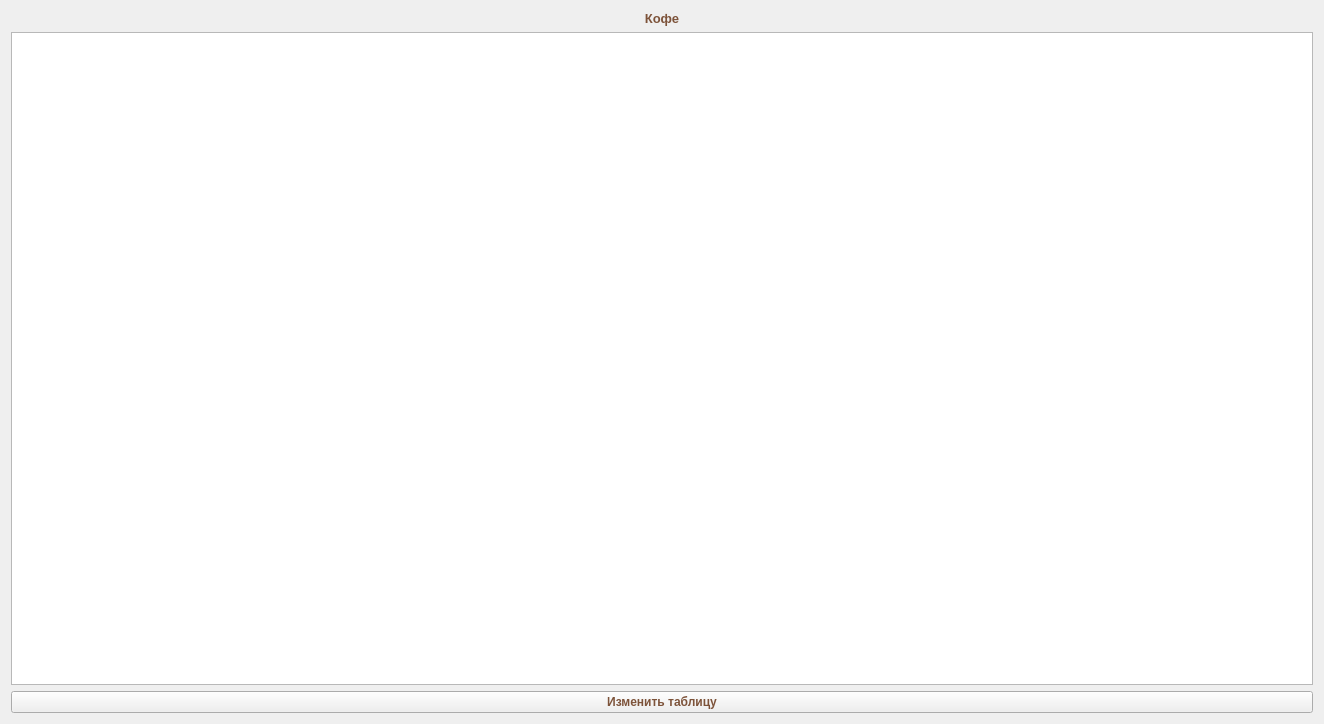
<?xml version="1.0" encoding="UTF-8"?>
<ui version="4.0">
 <class>Form</class>
 <widget class="QWidget" name="Form">
  <property name="geometry">
   <rect>
    <x>0</x>
    <y>0</y>
    <width>1324</width>
    <height>724</height>
   </rect>
  </property>
  <property name="font">
   <font>
    <weight>75</weight>
    <bold>true</bold>
   </font>
  </property>
  <property name="windowTitle">
   <string>Form</string>
  </property>
  <property name="styleSheet">
   <string notr="true">color: rgb(125, 83, 58);</string>
  </property>
  <layout class="QGridLayout" name="gridLayout">
   <item row="1" column="0">
    <widget class="QTableWidget" name="tableWidget">
     <property name="font">
      <font>
       <weight>50</weight>
       <bold>false</bold>
      </font>
     </property>
    </widget>
   </item>
   <item row="0" column="0">
    <widget class="QLabel" name="label">
     <property name="font">
      <font>
       <pointsize>10</pointsize>
       <weight>75</weight>
       <bold>true</bold>
      </font>
     </property>
     <property name="text">
      <string>Кофе</string>
     </property>
     <property name="alignment">
      <set>Qt::AlignCenter</set>
     </property>
    </widget>
   </item>
   <item row="2" column="0">
    <widget class="QPushButton" name="btn">
     <property name="font">
      <font>
       <weight>75</weight>
       <bold>true</bold>
      </font>
     </property>
     <property name="text">
      <string>Изменить таблицу</string>
     </property>
    </widget>
   </item>
  </layout>
 </widget>
 <resources/>
 <connections/>
</ui>
